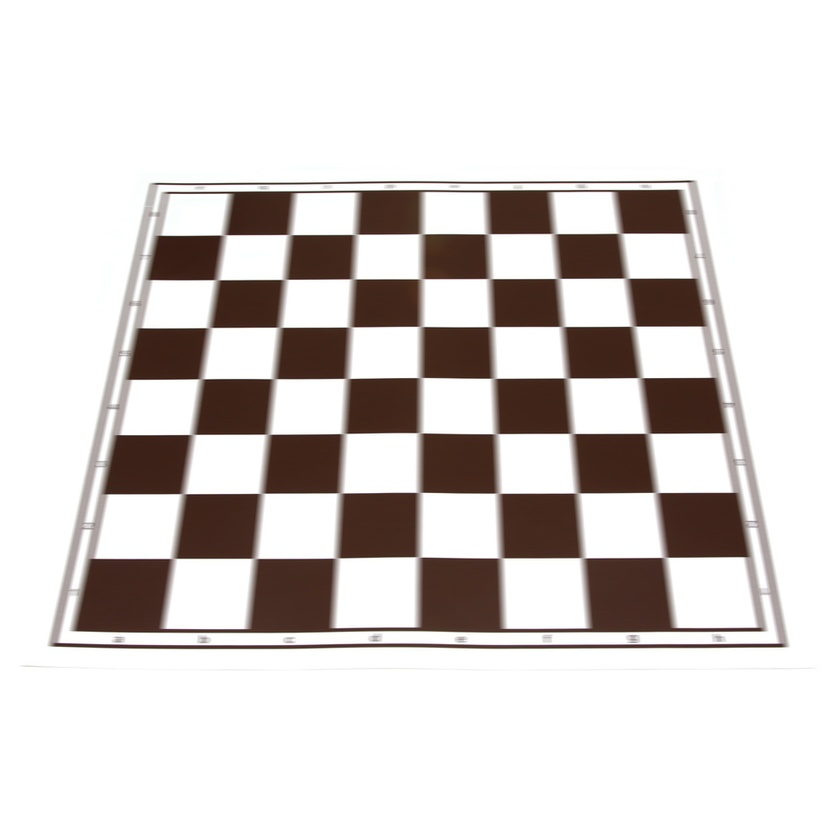
#> input picture hw12/chess/1.jpg, 840 x 840 px, shrunk from 1000 x 1000 before the run; its folder holds 3 pictures in this run
$ jupyter execute --allow-errors hw12.1.ipynb
#> lines starting #> are read from the running program, lines starting #| are printed output that depends on the picture
[cell 1]
import cv2
import numpy as np
import os
import glob
import matplotlib.pyplot as plt

# Defining the dimensions of checkerboard
CHECKERBOARD = (7,7)
criteria = (cv2.TERM_CRITERIA_EPS + cv2.TERM_CRITERIA_MAX_ITER, 30, 0.001)

# Creating vector to store vectors of 3D points for each checkerboard image
objpoints = []
# Creating vector to store vectors of 2D points for each checkerboard image
imgpoints = []


# Defining the world coordinates for 3D points
objp = np.zeros((1, CHECKERBOARD[0]*CHECKERBOARD[1], 3), np.float32)
objp[0,:,:2] = np.mgrid[0:CHECKERBOARD[0], 0:CHECKERBOARD[1]].T.reshape(-1, 2)
prev_img_shape = None

# Extracting path of individual image stored in a given directory
images = glob.glob('./chess/*.jpg')
for fname in images:
    img = cv2.imread(fname)
#> img is the input picture: shape (840, 840, 3); mean B, G, R 208.9, 210.9, 216.3
    gray = cv2.cvtColor(img,cv2.COLOR_BGR2GRAY)
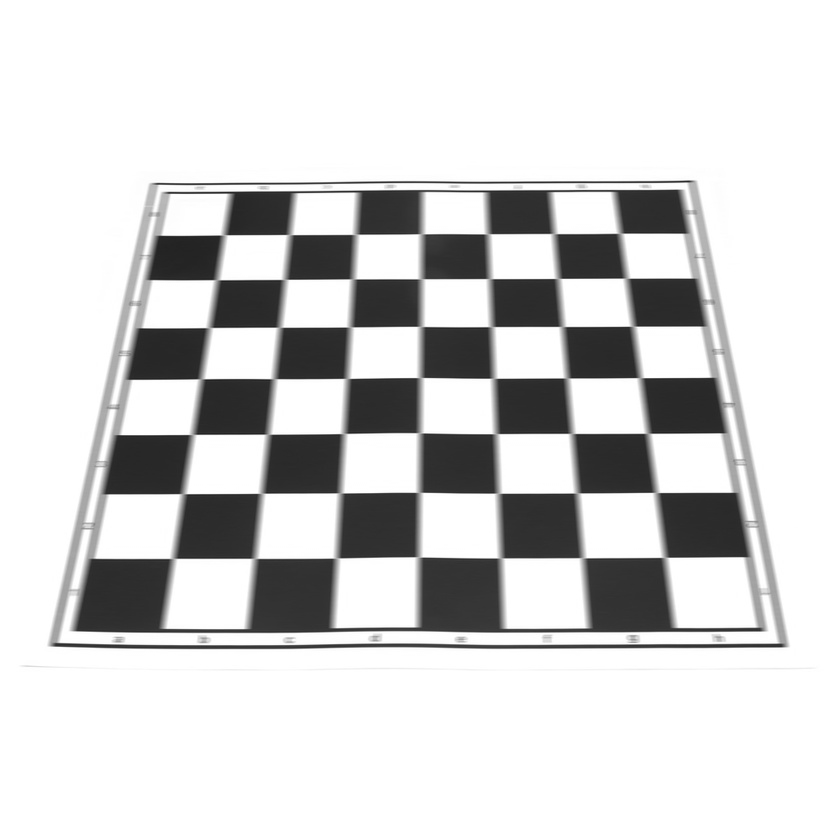
#> gray: shape (840, 840); min 30, max 255, mean 212.3
    # Find the chess board corners
    # If desired number of corners are found in the image then ret = true
    ret, corners = cv2.findChessboardCorners(gray, CHECKERBOARD, cv2.CALIB_CB_ADAPTIVE_THRESH+
    	cv2.CALIB_CB_FAST_CHECK+cv2.CALIB_CB_NORMALIZE_IMAGE)
#> ret = False; corners = 47 rows, first 8: [421, 233.5], [355, 234.5], [487.5, 234.5], [489.5, 279.5], [421, 279.5], [291, 239], [352.5, 281.5], [284.5, 281]

    """
    If desired number of corner are detected,
    we refine the pixel coordinates and display
    them on the images of checker board
    """
    if ret == True:
        objpoints.append(objp)
        # refining pixel coordinates for given 2d points.
        corners2 = cv2.cornerSubPix(gray,corners,(11,11),(-1,-1),criteria)

        imgpoints.append(corners2)

        # Draw and display the corners
        img = cv2.drawChessboardCorners(img, CHECKERBOARD, corners2,ret)
    plt.imshow(img)
    plt.figure(figsize=(15,15))
    plt.show()
    cv2.imshow('img',img)
    cv2.waitKey(0)
#> pass 2 of the loop `for fname in images:`:
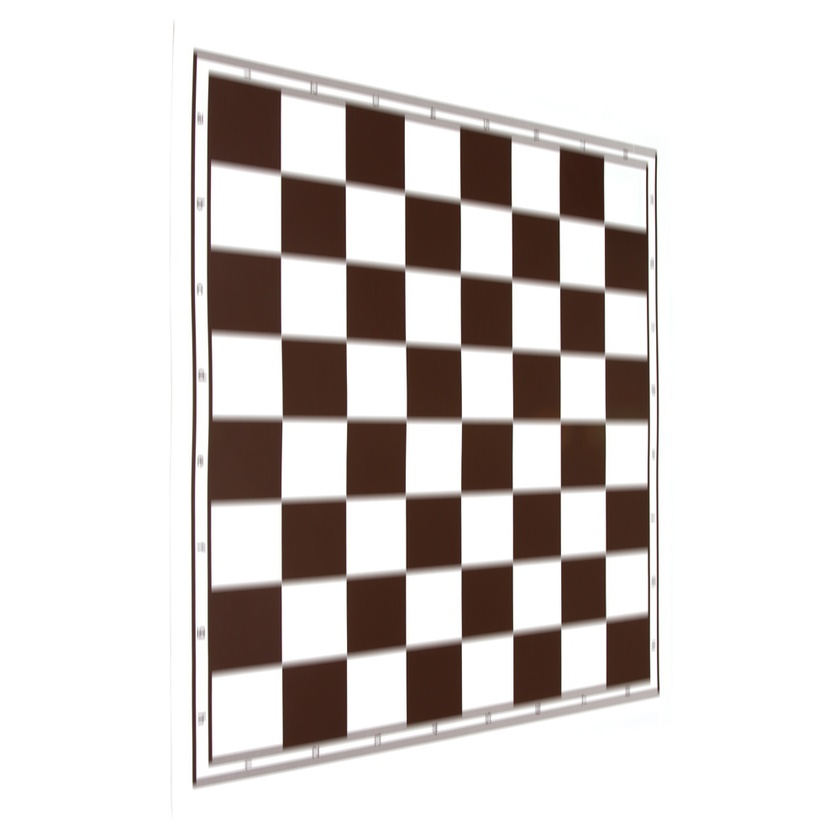
#> input picture hw12/chess/2.jpg, 840 x 840 px, shrunk from 1000 x 1000 before the run
#> img is the input picture: shape (840, 840, 3); mean B, G, R 208.8, 210.9, 216.3
#> `gray = cv2.cvtColor(img,cv2.COLOR_BGR2GRAY)`:
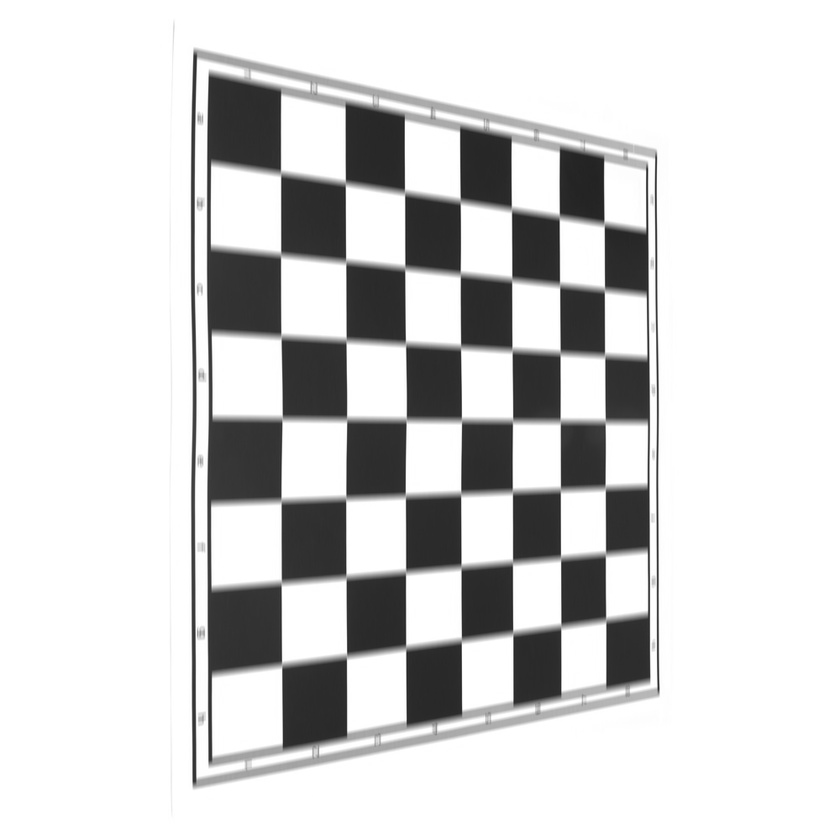
#> gray: shape (840, 840); min 31, max 255, mean 212.3
#> corners = 48 rows, first 8: [281.5, 173.5], [345.5, 183.5], [344.5, 261.5], [280.5, 254.5], [404.5, 192.5], [405, 268], [405.5, 343.5], [345, 340]
#> pass 3 of the loop `for fname in images:`:
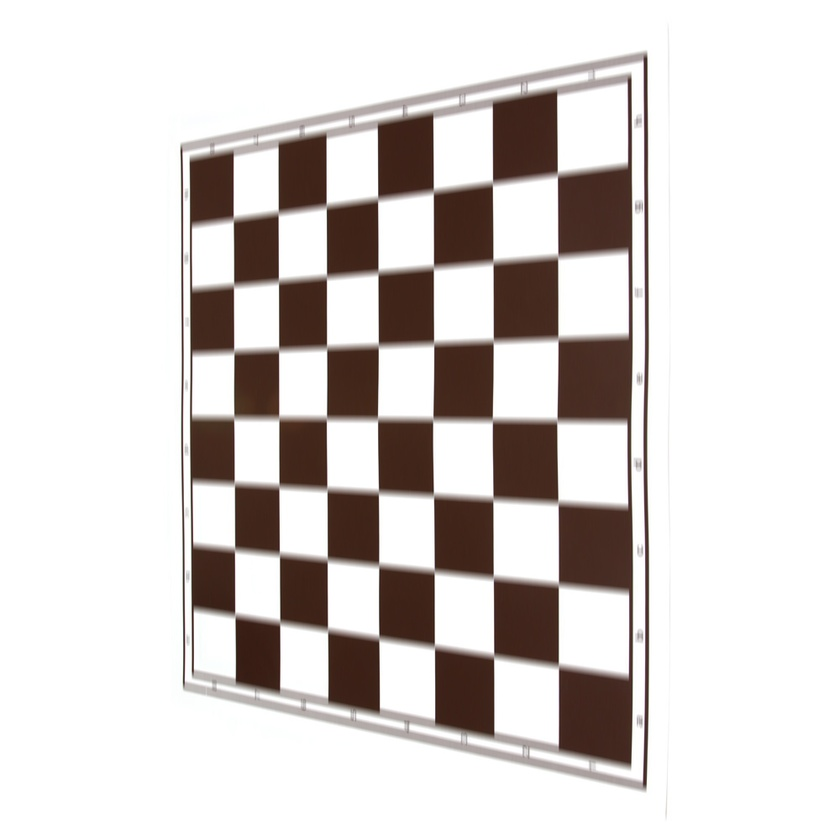
#> input picture hw12/chess/3.jpg, 840 x 840 px, shrunk from 1000 x 1000 before the run
#> img is the input picture: shape (840, 840, 3); mean B, G, R 208.8, 210.9, 216.3
#> `gray = cv2.cvtColor(img,cv2.COLOR_BGR2GRAY)`:
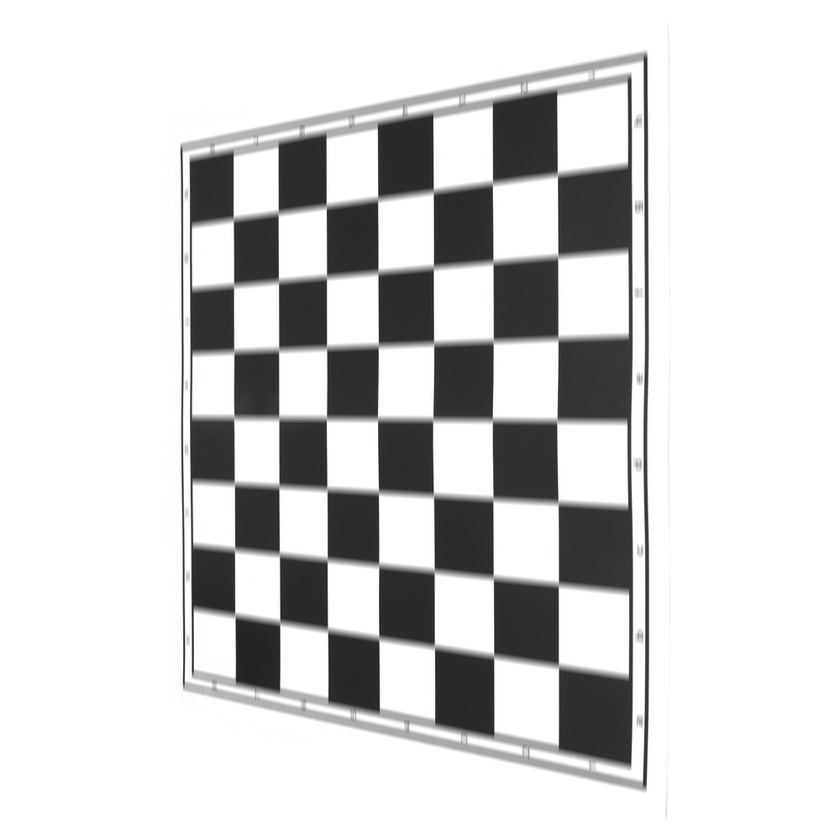
#> gray: shape (840, 840); min 31, max 255, mean 212.3
#> corners = 48 rows, first 8: [559, 174], [492.5, 182.5], [557.5, 256.5], [492.5, 262.5], [433.5, 267], [433.5, 191.5], [558, 338.5], [494, 341]

cv2.destroyAllWindows()

h,w = img.shape[:2]
#> h = 840; w = 840

"""
Performing camera calibration by
passing the value of known 3D points (objpoints)
and corresponding pixel coordinates of the
detected corners (imgpoints)
"""
#> (the rest of this cell did not finish here and is left out)
